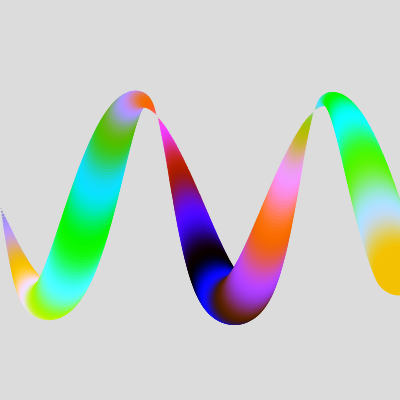
Frame 1 (no input)
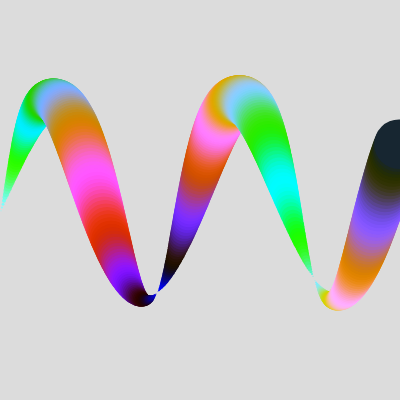
Frame 60 (no input)
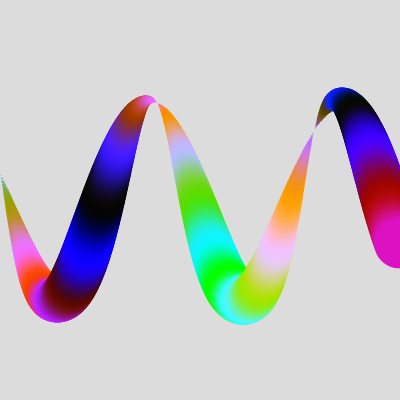
Frame 120 (the mouse pressed at the canvas centre since frame 60)

The p5.js sketch that drew these frames (run headless with seeded random() and noise() and a simulated clock; from frame 60 on, the mouse is pressed at the canvas centre):

// p5.js sketch
// ── sketch.js
function setup() {
  createCanvas(400, 400);
}

function draw() {
  background(220);
  noStroke();
  for (let i = 0; i < 400; i = i + 1) {
    fill(
      127.5 + 127.5 * sin(i / 20 + frameCount / 20),
      127.5 + 127.5 * sin(i / 45 + frameCount / 45),
      127.5 + 127.5 * sin(i / 5 + frameCount / 8)
    );
    circle(i, height / 2 + 100 * sin(i / 30 + frameCount / 20), 50 * sin(i / 50));
  }
}
